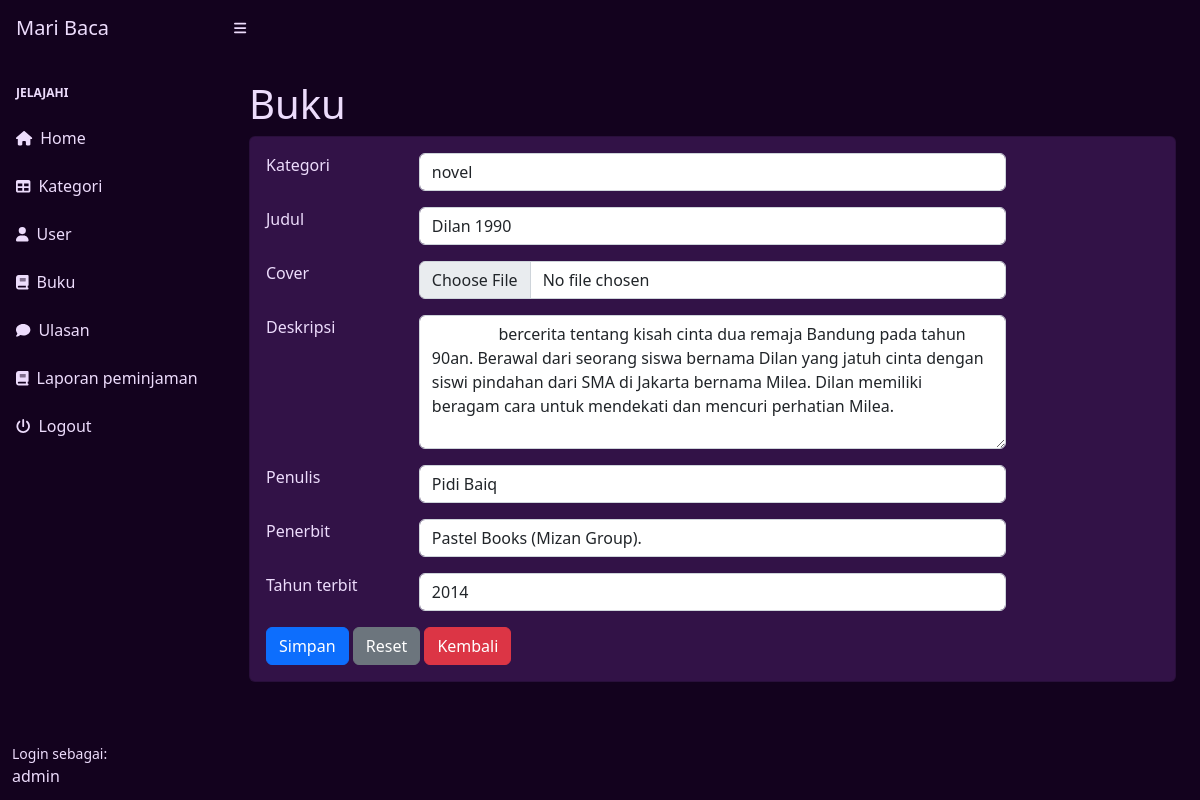
/index.php?page=buku_ubah&&id=2 (signed in), run on the app's committed database.
### tables this page shows
CREATE TABLE `buku` (
  `id_buku` int(11) NOT NULL,
  `id_kategori` int(11) DEFAULT NULL,
  `judul` varchar(255) DEFAULT NULL,
  `cover` varchar(255) NOT NULL,
  `penulis` varchar(255) DEFAULT NULL,
  `penerbit` varchar(255) DEFAULT NULL,
  `tahun_terbit` varchar(255) DEFAULT NULL,
  `deskripsi` text DEFAULT NULL,
  `rating` int(11) DEFAULT NULL
);

CREATE TABLE `kategori` (
  `id_kategori` int(11) NOT NULL,
  `kategori` varchar(255) DEFAULT NULL
);

### buku_ubah.php (the view, shortened to what this page needs)
<h1 class="mt-4" style="color:#eddcfc">Buku</h1>
<div class="card"style="background-color:#321247">
  <div class="card-body">
    <div class="row">
      <div class="col-md-12">
        <form action="" method="post" enctype="multipart/form-data">
          <?php
          $id = $_GET["id"];
          $query = mysqli_query($koneksi, "SELECT * FROM buku WHERE id_buku = '$id'");
          $data = mysqli_fetch_array($query);
          ?>
          <div class="row mb-3" style="color:#eddcfc">
            <div class="col-md-2">Kategori</div>
            <div class="col-md-8">
              <select name="id_kategori" class="form-control">
                <?php
                $kat = mysqli_query($koneksi, "SELECT * FROM kategori");
                while ($kategori = mysqli_fetch_array($kat)) {
                ?>
                  <option <?php if ($kategori['id_kategori'] == $data["id_kategori"]) echo 'selected'; ?> value="<?= $kategori["id_kategori"] ?>"><?= $kategori["kategori"] ?></option>
                <?php
                }
                ?>
              </select>
            </div>
          </div>
          <div class="row mb-3" style="color:#eddcfc">
            <div class="col-md-2">Judul</div>
            <div class="col-md-8">
              <input class="form-control" type="text" value="<?= $data['judul']; ?>" name="judul">
            </div>
          </div>
          <div class="row mb-3" style="color:#eddcfc">
            <div class="col-md-2">Cover</div>
            <div class="col-md-8">
              <input class="form-control" type="file" name="cover">
            </div>
          </div>
          <div class="row mb-3" style="color:#eddcfc">
            <div class="col-md-2">Deskripsi</div>
            <div class="col-md-8">
              <textarea rows="5" class="form-control" type="text" name="deskripsi">
                <?= $data['deskripsi']; ?>
              </textarea>
            </div>
          </div>
          <div class="row mb-3" style="color:#eddcfc">
            <div class="col-md-2">Penulis</div>
            <div class="col-md-8">
              <input class="form-control" type="text" value="<?= $data['penulis']; ?>" name="penulis">
            </div>
          </div>
          <div class="row mb-3" style="color:#eddcfc">
            <div class="col-md-2">Penerbit</div>
            <div class="col-md-8">
              <input class="form-control" type="text" value="<?= $data['penerbit']; ?>" name="penerbit">
            </div>
          </div>
          <div class="row mb-3" style="color:#eddcfc">
            <div class="col-md-2">Tahun terbit</div>
            <div class="col-md-8">
              <input class="form-control" type="text" value="<?= $data['tahun_terbit']; ?>" name="tahunTerbit">
            </div>
          </div>
          <div class="row">
            <div class="col-md-8">
              <button class="btn btn-primary" name="submit" value="submit">Simpan</button>
              <button class="btn btn-secondary" name="reset">Reset</button>
              <a href="?page=buku" class="btn btn-danger">Kembali</a>
            </div>
          </div>
        </form>
      </div>
    </div>
  </div>
</div>

### data on the page
buku: id_kategori "novel", judul "Dilan 1990", deskripsi "bercerita tentang kisah cinta dua remaja Bandung pada tahun 90an. Berawal dari seorang siswa bernama Dilan yang jatuh cinta dengan siswi pindahan dari SMA di Jakarta bernama Milea. Dilan memiliki beragam cara untuk mendekati dan mencuri perhatian Milea.", penulis "Pidi Baiq", penerbit "Pastel Books (Mizan Group).", tahunTerbit "2014"

### other printed values
$_SESSION["user"]["nama"] "admin"
